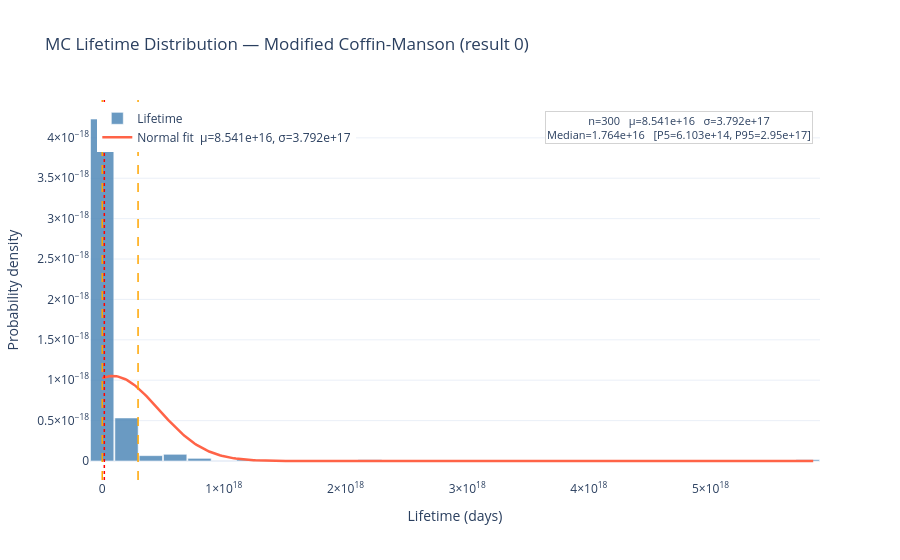

This figure's notebook cell:
### Markdown cell above
---
## Step 10 — Monte Carlo Lifetime Distribution Plot

Interactive histogram with fitted normal PDF and P5 / P50 / P95 percentile lines.

Change the `column` argument to select the time unit:
- `'lifetime_days'`
- `'lifetime_years'`
- `'lifetime_h'`

### Code cell
if mc_results is not None and not mc_results.empty:
    fig_mc = plot_lifetime_histogram(
        mc_results,
        column      = 'lifetime_days',
        n_bins      = 30,
        fit_normal  = True,
        title       = (f'MC Lifetime Distribution — {LIFETIME_MODELS[MODEL_KEY]["name"]} '
                       f'(result {MC_RESULT_INDEX})'),
        xlabel      = 'Lifetime (days)',
        percentiles = [5, 50, 95],
        color       = 'steelblue',
    )
else:
    print("No Monte Carlo results to plot.")

### Figure 1 — Plotly figure (JSON) as saved in the notebook; plotly's stock layout.template omitted (floating-point values rounded to 4 significant figures; data arrays with more than 128 entries replaced by an {"elided": "..."} marker saying what was removed)
{"data": [{"histnorm": "probability density", "marker": {"color": "steelblue", "line": {"color": "white", "width": 0.6}}, "name": "Lifetime", "nbinsx": 30, "opacity": 0.8, "showlegend": true, "type": "histogram", "x": {"elided": "300 float values"}}, {"line": {"color": "tomato", "width": 2.5}, "mode": "lines", "name": "Normal fit  µ=8.541e+16, σ=3.792e+17", "showlegend": true, "type": "scatter", "x": {"elided": "400 float values"}, "y": {"elided": "400 float values"}}], "layout": {"annotations": [{"bgcolor": "white", "bordercolor": "lightgrey", "borderwidth": 1, "font": {"size": 11}, "showarrow": false, "text": "n=300   µ=8.541e+16   σ=3.792e+17<br>Median=1.764e+16   [P5=6.103e+14, P95=2.95e+17]", "x": 0.99, "xanchor": "right", "xref": "paper", "y": 0.97, "yanchor": "top", "yref": "paper"}, {"bgcolor": "white", "bordercolor": "lightgrey", "borderwidth": 1, "font": {"size": 11}, "showarrow": false, "text": "n=300   µ=8.541e+16   σ=3.792e+17<br>Median=1.764e+16   [P5=6.103e+14, P95=2.95e+17]", "x": 0.99, "xanchor": "right", "xref": "paper", "y": 0.97, "yanchor": "top", "yref": "paper"}, {"bgcolor": "white", "bordercolor": "lightgrey", "borderwidth": 1, "font": {"size": 11}, "showarrow": false, "text": "n=300   µ=8.541e+16   σ=3.792e+17<br>Median=1.764e+16   [P5=6.103e+14, P95=2.95e+17]", "x": 0.99, "xanchor": "right", "xref": "paper", "y": 0.97, "yanchor": "top", "yref": "paper"}], "bargap": 0.04, "legend": {"x": 0.01, "xanchor": "left", "y": 0.99, "yanchor": "top"}, "shapes": [{"line": {"color": "orange", "dash": "dash", "width": 1.5}, "type": "line", "x0": 610300000000000.0, "x1": 610300000000000.0, "xref": "x", "y0": 0, "y1": 1, "yref": "y domain"}, {"line": {"color": "red", "dash": "dot", "width": 1.5}, "type": "line", "x0": 17638113108672952, "x1": 17638113108672952, "xref": "x", "y0": 0, "y1": 1, "yref": "y domain"}, {"line": {"color": "orange", "dash": "dash", "width": 1.5}, "type": "line", "x0": 294973399200791740, "x1": 294973399200791740, "xref": "x", "y0": 0, "y1": 1, "yref": "y domain"}], "title": {"text": "MC Lifetime Distribution — Modified Coffin-Manson (result 0)"}, "xaxis": {"title": {"text": "Lifetime (days)"}}, "yaxis": {"title": {"text": "Probability density"}}}}
